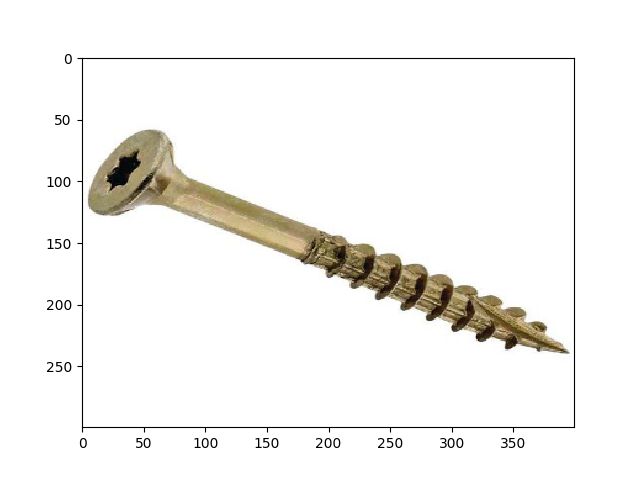

The Python source for this figure:
from matplotlib import pyplot as plt
plt.rcParams['image.cmap'] = 'gray'

import numpy as np
import cv2
from skimage import io
#Las fotos de entrada estan en formato png o jpeg

prueba = './ejemplos/tornillo_prueba.jpg'
tornillo = io.imread(prueba)
#El modulo io tiene utilidades para leer y escribir imagenes en varios formatos.
#io.imread lectura y escritura de las imagenes via imread

#Redimensionamiento de la imagen de entrada
fixed_size = tuple((400, 300))
tornillo = cv2.resize(tornillo, fixed_size)

print(tornillo.shape)
#Devuelve la estructura de la imagen.En este caso nos devolvera (300,400,3).
#En este caso es una matriz de 3024x4032 pixeles y 3 capas correspondientes a los colores rojo, verde y azul. 
#Es importante aclarar que mas adelante veremos que la imagen la podemos describir como un array de de esas 3 capas (RGB).
plt.imshow(tornillo)
plt.show()
#Muestra por pantalla la nueva imagen redimensionada

#Bibliografia consultada
#https://scikit-image.org/docs/stable/auto_examples/data/plot_specific.html#sphx-glr-auto-examples-data-plot-specific-py
